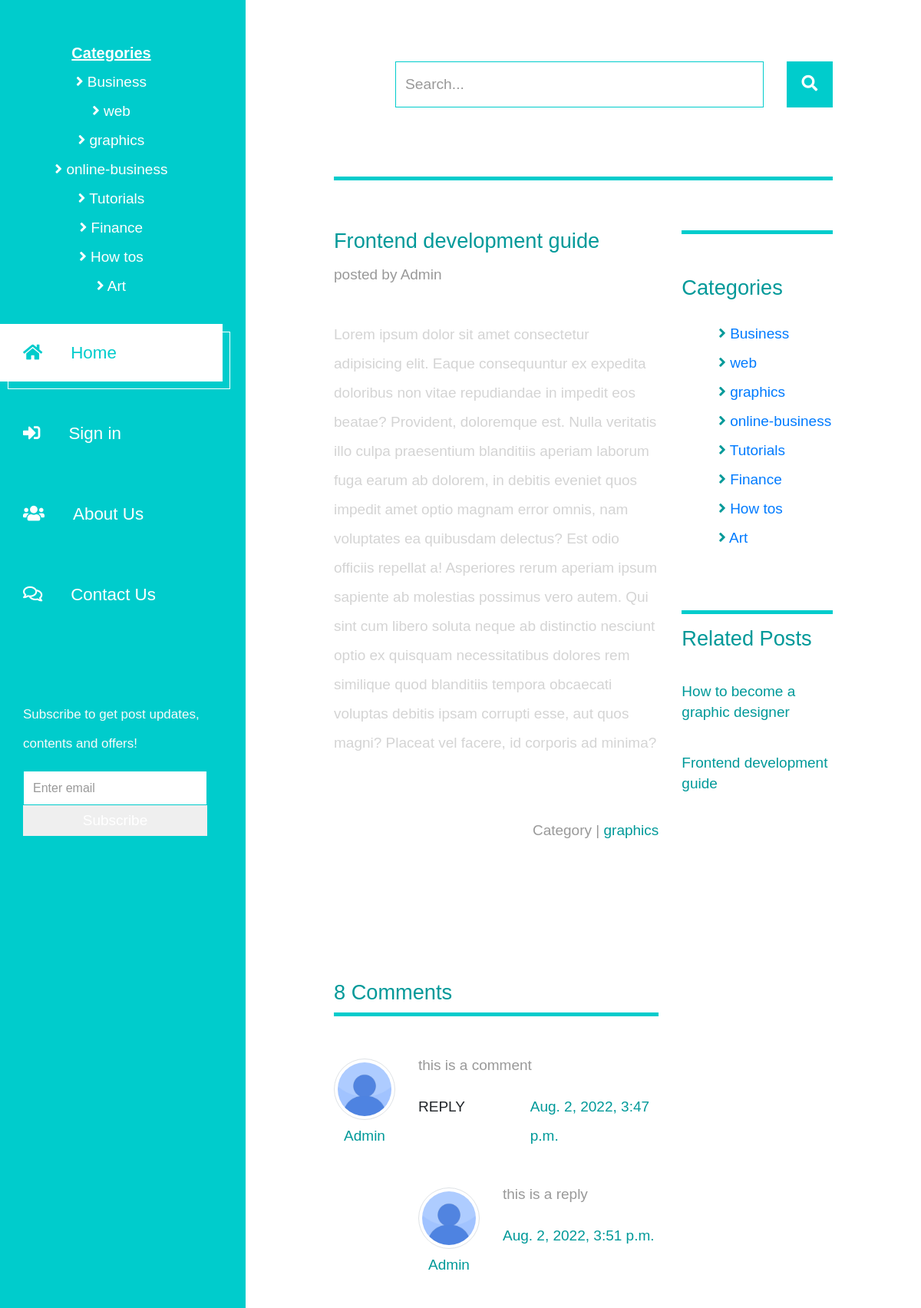
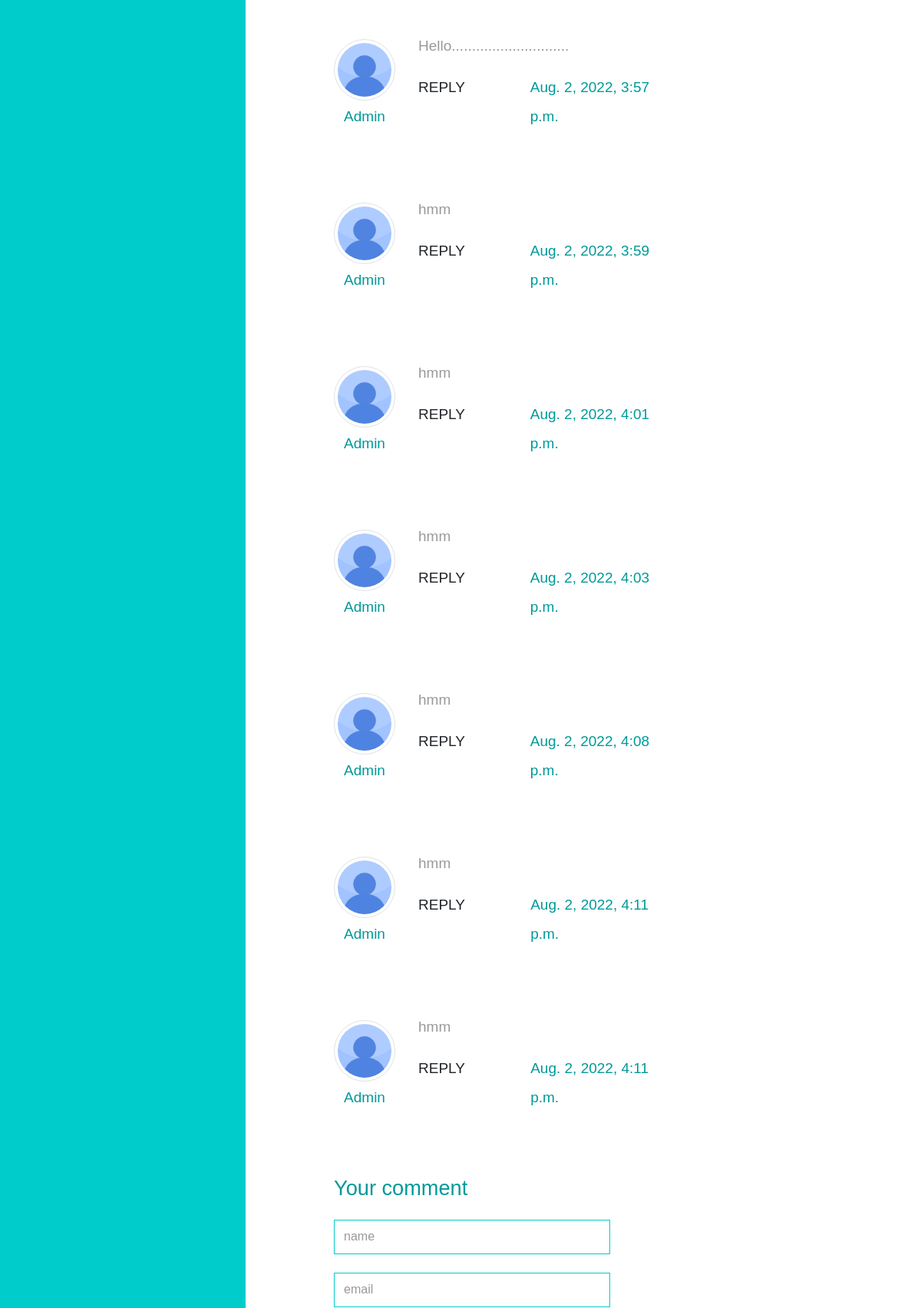
The app's page /article/9 (upper part) with its own data (2 pictures, top to bottom).
### Blog/models.py (models this page shows, shortened)
class PostCategory(models.Model):
    CATEGORY = (
    ('business', 'Business'),
    ('technology', 'Technology'),
    ('internet', 'Internet'),
    ('tutorials', 'Tutorials'),
    ('finance', 'Finance'),
    ('monetary', 'Monetary'),
    ('online business', 'Online Business'),
    ('lifestyle', 'Lifestyle'),
    ('sports', 'Sports'),
    ('politics', 'Politics'),
    ('health', 'Health'),
    ('science', 'Science'),
    ('art', 'Art'),
    ('news', 'News'),
    ('commercial', 'Commercial'),
    ('entertainment', 'Entertainment'),
    ('programming', 'Programming'),
    ('how tos', 'How tos'),
    ('educational', 'Educational'),
    ('others', 'Others')
    )
    category_name =models.CharField(max_length=50,  choices=CATEGORY, primary_key=True)

class Post(models.Model):
    created_at = models.DateTimeField(auto_now_add=True)
    modified_at = models.DateTimeField(auto_now=True)
    author = models.ForeignKey(User, on_delete=models.SET_NULL, null=True)
    category = models.ForeignKey(PostCategory, on_delete=models.SET_NULL, db_constraint=False, blank=False, null=True)
    title = models.CharField(max_length=200, blank=False, null=False)
    image1 = models.ImageField(upload_to='images/blog', blank=True, null=True)
    image1_url = models.URLField(max_length=3000, blank=True, null=True)
    image2 = models.ImageField(upload_to='images/blog', blank=True, null=True)
    image2_url = models.URLField(max_length=3000, blank=True, null=True)
    image3 = models.ImageField(upload_to='images/blog', blank=True, null=True)
    image3_url = models.URLField(max_length=3000, blank=True, null=True)
    video = models.FileField(upload_to='videos', blank=True, null=True)
    video_url = models.URLField(max_length=3000, blank=True, null=True)
    youtube = models.TextField(max_length=3000, blank=True, null=True, help_text='Youtube video embedded code')
    document = models.FileField(upload_to='documents', blank=True, null=True)
    content = RichTextField(max_length=25000, blank=False, null=False)
    meta_keywords = models.CharField(max_length=150, blank=False, null=True)
    meta_description = models.CharField(max_length=250, blank=False, null=True)
    @property
    def total_comments(self):
        comments = self.comment_set.all()
        total = sum([item.number for item in comments])
        return total

class Comment(models.Model):
    number = models.PositiveIntegerField(default=1, editable=False)
    post = models.ForeignKey(Post, on_delete=models.CASCADE)
    user = models.ForeignKey(User, on_delete=models.SET_NULL, null=True)
    name = models.CharField(max_length=50, null=True, blank=True)
    email = models.CharField(max_length=50, null=True, blank=True)
    comment = models.TextField(max_length=3000, blank=True, null=True)
    date = models.DateTimeField(auto_now_add=True)

class Reply(models.Model):
    number = models.PositiveIntegerField(default=1, editable=False)
    comment = models.ForeignKey(Comment, on_delete=models.CASCADE)
    user = models.ForeignKey(User, on_delete=models.SET_NULL, null=True)
    name = models.CharField(max_length=50, null=True, blank=True)
    email = models.CharField(max_length=50, null=True, blank=True)
    reply = models.TextField(max_length=3000, blank=False, null=True)
    date = models.DateTimeField(auto_now_add=True)

### Blog/views.py (the view, shortened to what this page needs)
# urls.py: path('article/<str:id>', blogViews.post, name='post'),
def post(request, id):
    post = get_object_or_404(Post, pk=id)
    related_posts = Post.objects.filter(category=post.category).order_by('?')[:3]
    comments = Comment.objects.filter(post=post)
    categories = PostCategory.objects.all()
    context = {
        'post' : post, 'comments':comments, 'xtrablog':xtrablog,
        'related_posts':related_posts, 'categories':categories
    }
    return render(request, 'post.html', context)

### Templates/post.html (shortened to what this page needs)
{% extends 'base.html' %}
{% load static %}
{% block body %}
<div class="row tm-row">
    <div class="col-12">
        <hr class="tm-hr-primary tm-mb-55">
    </div>
</div>
<div class="row tm-row">
    <div class="col-lg-8 tm-post-col">
        <div class="tm-post-full">
            <div class="mb-4">
                <h2 class="pt-2 tm-color-primary tm-post-title">{{post.title}}</h2>
                <p class="tm-mb-40">{{post.date}} posted by {{post.author}}</p>
                <div>
                {{post.content|safe}}
                </div><br>
                <br>
                <span class="d-block text-right">Category | <span  class="tm-color-primary">{{post.category.get_category_name_display}}</span></span>
                {% if post.author.profile.rectangular_ad1 %}
                <br><div style="text-align: center;">{{post.author.profile.rectangular_ad1|safe}}</div><br>
                {% else %}
                <br><div style="text-align: center;">{{xtrablog.rectangular_ad|safe}}</div><br>
                {% endif %}
            </div>
            <br><br>
            <div>
                <h2 class="tm-color-primary tm-post-title">{{post.total_comments}} Comments</h2>
                <hr class="tm-hr-primary tm-mb-45">
                {% for comment in comments %}
                <div class="tm-comment tm-mb-45">
                    <figure class="tm-comment-figure">
                        {% if comment.user.profile.profile_pic %}
                        <img src="{{ comment.user.profile.profile_pic.url }}" width="80" alt="user image" class="mb-2 rounded-circle img-thumbnail">
                        {% else %}
                        <img src="{% static 'img/default.jpg' %}" width="80" alt="user image" class="mb-2 rounded-circle img-thumbnail">
                        {% endif %}
                        {% if comment.name %}
                        <figcaption class="tm-color-primary text-center user-name">{{comment.name}}</figcaption>
                        {% else %}
                        <figcaption class="tm-color-primary text-center user-name">{{comment.user.username}}</figcaption>
                        {% endif %}
                    </figure>
                    <div>
                        <p>
                            {{ comment.comment}}
                        </p>
                        <div class="d-flex justify-content-between" id="reply-container">
                            <a class="reply-comment tm-color-primary">REPLY</a>
                            <span style="width: 100px;"></span>
                            <span class=" tm-color-primary">{{comment.date}}</span>
                        </div><br>
                        {% for reply in comment.reply_set.all %}
                        <div class="tm-comment text-right">
                            <figure class="tm-comment-figure">
                                {% if reply.user.profile.profile_pic %}
                                <img src="{{ reply.user.profile.profile_pic.url }}" width="80" alt="user image" class="mb-2 rounded-circle img-thumbnail">
                                {% else %}
                                <img src="{% static 'img/default.jpg' %}" width="80" alt="user image" class="mb-2 rounded-circle img-thumbnail">
                                {% endif %}
                                {% if reply.name %}
                                <figcaption class="tm-color-primary text-center user-name">{{reply.name}}</figcaption>
                                {% else %}
                                <figcaption class="tm-color-primary text-center user-name">{{reply.user.username}}</figcaption>
                                {% endif %}
                            </figure>
                            <div>
                                <p class="text-left">
                                {{ reply.reply}}
                                </p>
                                <div class="d-flex justify-content-between" id="reply-container">
                                    <span class=" tm-color-primary">{{reply.date}}</span>
                                </div>
                            </div>
                        </div><br>
                        {% endfor %}
                    </div>
                </div>
                {% endfor %}
                <form action="" class="mb-5 tm-comment-form" method="POST">
                    <h2 class="tm-color-primary tm-post-title mb-4">Your comment</h2>
                    {% if request.user.is_authenticated %}
                    {% else %}
                    <div class="mb-4">
                        <input class="form-control" name="name" placeholder="name" type="text">
                    </div>
                    <div class="mb-4">
                        <input class="form-control" name="email" placeholder="email" type="text">
                    </div>
                    {% endif %}
                </form>
            </div>
        </div>
    </div>
    <aside class="col-lg-4 tm-aside-col">
        <div class="tm-post-sidebar">
            <hr class="mb-3 tm-hr-primary">
            {% if post.author.profile.square_ad %}
            <div style="text-align: center;">{{post.author.profile.square_ad|safe}}</div><br>
            {% else %}
            <div style="text-align: center;">{{xtrablog.square_ad|safe}}</div><br>
            {% endif %}
            <h2 class="mb-4 tm-post-title tm-color-primary">Categories</h2>
            <ul class="tm-mb-75 pl-5 tm-category-list">
                {% for category in categories %}
                <li  class="tm-color-primary"><i class="fas fa-angle-right"></i> <a href="/blog/result/{{category.category_name}}">{{category.get_category_name_display}}</a></li>
                {% endfor %}
            </ul>
            <hr class="mb-3 tm-hr-primary">
            <h2 class="tm-mb-40 tm-post-title tm-color-primary">Related Posts</h2>
            {% for related_post in related_posts %}
            <a href="{% url 'Blog:post' related_post.id %}" class="d-block tm-mb-40">
                <figure>
                    <figcaption class="tm-color-primary">{{related_post.title}}</figcaption>
                </figure>
            </a>
            {% endfor %}
        </div>
    </aside>
</div>
{% endblock %}

### Templates/base.html (shortened to what this page needs)
{% load static %}
<!DOCTYPE html>
<html lang="en">
<head>
	<link rel="stylesheet" href="{% static 'fontawesome/css/all.min.css' %}">
    <link href="{% static 'css/bootstrap.min.css' %}" rel="stylesheet">
    <link href="{% static 'css/templatemo-xtra-blog.css' %}" rel="stylesheet">
</head>
<body>
	<header class="tm-header" id="tm-header">
        <div class="tm-header-wrapper" id="tm-header-wrapper">
            <nav class="tm-nav" id="tm-nav">
                <ul style="list-style: none;" id="categories-list">
                    {% if categories %}
                    <li id="categories">Categories</li>
                    {% for category in categories %}
                    <li><i class="fas fa-angle-right"></i> <a href="/result/{{category.category_name}}" style="color: #fff;">{{category.get_category_name_display}}</a></li>
                    {% endfor %}
                    {% endif %}
                </ul>
                <ul>
                    <li class="tm-nav-item active"><a href="/" class="tm-nav-link">
                        <i class="fas fa-home"></i>
                        Home
                    </a></li>
                    {% if user.is_authenticated %}
                    <li class="tm-nav-item"><a href="{% url 'Blog:logout' %}" class="tm-nav-link">
                        <i class="fas fa-sign-out-alt"></i>
                        {{user.username}}<br> Sign out
                    </a></li>
                    {% else %}
                    <li class="tm-nav-item"><a href="{% url 'Blog:login' %}" class="tm-nav-link">
                        <i class="fas fa-sign-in-alt"></i>
                        Sign in
                    </a></li>
                    {% endif %}
                    <li class="tm-nav-item"><a href="{% url 'Blog:about' %}" class="tm-nav-link">
                        <i class="fas fa-users"></i>
                        About Us
                    </a></li>
                    <li class="tm-nav-item"><a href="{% url 'Blog:contact' %}" class="tm-nav-link">
                        <i class="far fa-comments"></i>
                        Contact Us
                    </a></li>
                </ul>
            </nav>
            <div style="margin-right: 20px;">
                <form method="POST" class="form-inline tm-mb-80 tm-search-form">
                    <p style="color:#fafafa; font-size: 17px; margin-left:0;">Subscribe to get post updates, contents and offers!</p>
                    <input class="form-control" name="subscribe" type="text" placeholder="Enter email" style="width: 100%;">
                    <button name="subscribe-submit" type="submit" style="width: 100%; border:none; color:#fff;">Subscribe</button>
                </form>
            </div>
        </div>
    </header>
    <div class="container-fluid">
        <main class="tm-main">
            <div class="row tm-row">
                <div class="col-12">
                    <form method="POST" class="form-inline tm-mb-80 tm-search-form">
                        <input class="form-control tm-search-input" name="search" type="text" placeholder="Search..." aria-label="Search">
                        <button class="tm-search-button" name="search-submit" type="submit">
                            <i class="fas fa-search tm-search-icon" aria-hidden="true"></i>
                        </button>
                    </form>
                </div>
            </div>
            {% block body %}
            {% endblock %}
        </main>
    </div>
</body>
</html>

### records on screen
PostCategory: category_name "Business"
PostCategory: category_name "web"
PostCategory: category_name "graphics"
PostCategory: category_name "online-business"
PostCategory: category_name "Tutorials"
PostCategory: category_name "Finance"
PostCategory: category_name "How tos"
PostCategory: category_name "Art"
Post: title "Frontend development guide", author "Admin", content "Lorem ipsum dolor sit amet consectetur adipisicing elit. Eaque consequuntur ex expedita doloribus non vitae repudiandae in impedit eos beatae? Provident, doloremque est. Nulla veritatis illo culpa praesentium blanditiis aperiam laborum fuga earum ab dolorem, in debitis eveniet quos impedit amet optio magnam error omnis, nam voluptates ea quibusdam delectus? Est odio officiis repellat a! Asperiores rerum aperiam ipsum sapiente ab molestias possimus vero autem. Qui sint cum libero soluta neque ab distinctio nesciunt optio ex quisquam necessitatibus dolores rem similique quod blanditiis tempora obcaecati voluptas debitis ipsam corrupti esse, aut quos magni? Placeat vel facere, id corporis ad…", category.category_name "graphics", total_comments "8"
Comment: user.username "Admin", comment "this is a comment", date "Aug. 2, 2022, 3:47 p.m."
Reply: user.username "Admin", reply "this is a reply", date "Aug. 2, 2022, 3:51 p.m."
Comment: user.username "Admin", comment "Hello.............................", date "Aug. 2, 2022, 3:57 p.m."
Comment: user.username "Admin", comment "hmm", date "Aug. 2, 2022, 3:59 p.m."
Comment: user.username "Admin", comment "hmm", date "Aug. 2, 2022, 4:01 p.m."
Comment: user.username "Admin", comment "hmm", date "Aug. 2, 2022, 4:03 p.m."
Comment: user.username "Admin", comment "hmm", date "Aug. 2, 2022, 4:08 p.m."
Comment: user.username "Admin", comment "hmm", date "Aug. 2, 2022, 4:11 p.m."
Comment: user.username "Admin", comment "hmm", date "Aug. 2, 2022, 4:11 p.m."
Post: title "How to become a graphic designer"
